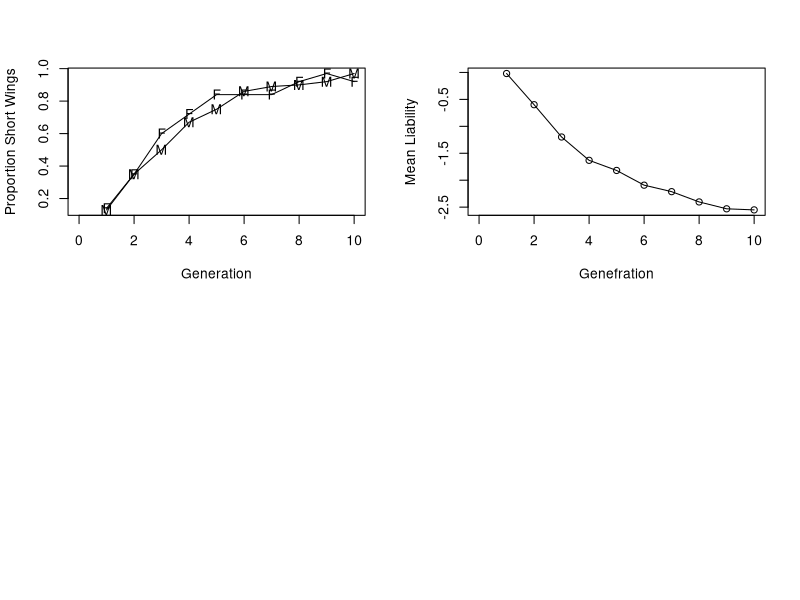

Source code (R):
rm(list=ls())

# Directional Selection using an Individual Variance Components model

# General assumptions
# 1. The trait under selection has two phenotypic expressions but is determined by an underlying normally distributed liability.
# 2. Only one morph is allowed to contribute to the next generation.

# Two morphs are coded 0 (long wing), 1 (short wing)

selection = function(male , female) {
    mu.m <- sum(male[,3] * male[,2]) / sum(male[,3])
    mu.f <- sum(female[,3] * female[,2]) / sum(female[,3])
    mu <- (mu.m + mu.f) / 2
    return(mu)
}

#### MAIN PROGRAM ####
set.seed(100)

N = 100
Prop.LW = 0.85
Z.LW = -qnorm(Prop.LW)
Maxgen = 10
Output = matrix(0, Maxgen, 4)
H2 = 0.5         # heritability
Vp = 1.0         # phenotypic variance
Va = H2 * Vp     # since H2 = Va / Vp
Ve = Vp - Va     # environmental variance
Mu = 0.0         # initial trait mean value
SDa = sqrt(Va)   # by def of sd
SDe = sqrt(Ve)   # by def of sd

for(i in 1:Maxgen) {
    G.M = rnorm(N, mean=Mu, sd=SDa)
    G.F = rnorm(N, mean=Mu, sd=SDa)
    E.M = rnorm(N, mean=0, sd=SDe)
    E.F = rnorm(N, mean=0, sd=SDe)
    P.M = G.M + E.M
    P.F = G.F + E.F
    # calculate wing morphs by comparing liability to threshold
    Morph.M = matrix(1, N)
    Morph.M[P.M > Z.LW] = 0
    Morph.F = matrix(1, N)
    Morph.F[P.F > Z.LW] = 0
    Male = cbind(P.M, G.M, Morph.M)
    Female = cbind(P.F, G.F, Morph.F)
    Output[i, 1] = i
    Output[i, 2] = mean(P.M + P.F) / 2
    Output[i, 3] = sum(Morph.M) / N
    Output[i, 4] = sum(Morph.F) / N
    # calculate new mean genetic value by applying fitness criterion
    Mu = selection(Male, Female)
}    

# graphing parameters
par(mfrow=c(2,2))
plot(Output[,1], Output[,3], pch='M', xlim=c(0, Maxgen), xlab='Generation', ylab='Proportion Short Wings')
lines(Output[,1], Output[,3]) # Males
points(Output[,1], Output[,4], pch='F') # Females
lines(Output[,1], Output[,4]) # Females
plot(Output[,1], Output[,2], xlim=c(0, Maxgen), xlab='Genefration', ylab='Mean Liability')
lines(Output[,1], Output[,2])
